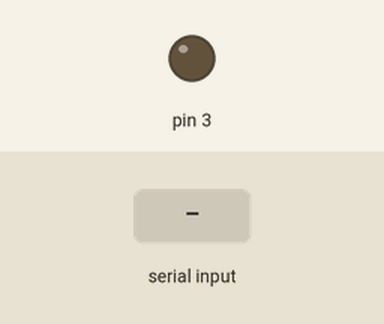
Bench run of a sketch on a simulated Arduino Uno, built with avr-gcc and run on an emulated ATmega328P. Shown: output pins drawn as LEDs (lit = HIGH). The inputs (shaded band) are chosen by the test bench.

Above: at 1.2 s.
1.3 s: "30,150\n" received over Serial
Timing chart, 0 to 4.3 s (numbered marks = the images above; inputs shaded):
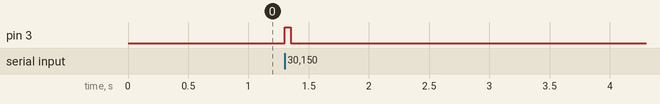

Measured:
- after the input at 1.3 s, pin 3: LOW → HIGH at once, → LOW 0.05 s later

The sketch:

Sketch5.5.ino
```cpp
void setup() {
	pinMode(3, OUTPUT);
	Serial.begin(115200);
}

void loop() {
	if (Serial.available()) {
		int val = Serial.read() - '0';
		if (val == 1) {
			digitalWrite(3, HIGH);
			delay(50);
			digitalWrite(3, LOW);
		}
	}
}
```
